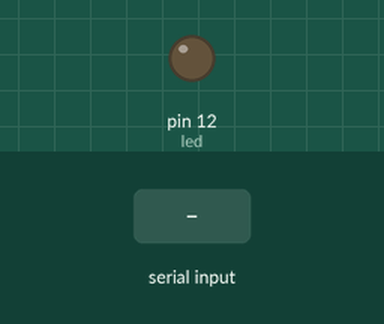
This sketch was run on a simulated Arduino Uno, built with avr-gcc and run on an emulated ATmega328P. Parts: output pins drawn as LEDs (lit = HIGH). Inputs (shaded band) come from the test bench.

Above: at 1.2 s.
1.3 s: "1" received over Serial
At 1.8 s:
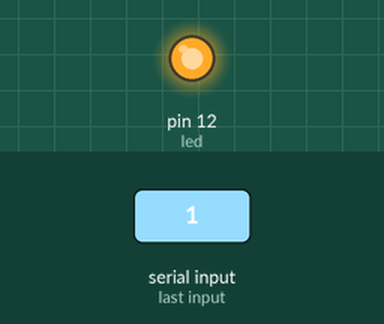
Timing chart, 0 to 4.3 s (numbered marks = the images above; inputs shaded):
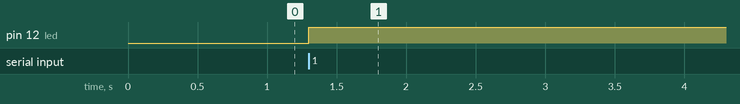

The sketch:

Arduino_led.ino
```cpp
int datafromUser=0;
int led = 12;
void setup() {
  // put your setup code here, to run once:
  pinMode(led , OUTPUT );
  Serial.begin(9600);
}

void loop() {
  // put your main code here, to run repeatedly:
  if(Serial.available() > 0)
  {
    datafromUser=Serial.read();
  }
  if(datafromUser == '1')
  {
    digitalWrite(led , HIGH );
  }
}
```

Measured:
- after the input at 1.3 s, pin 12 (led): LOW → HIGH at once
